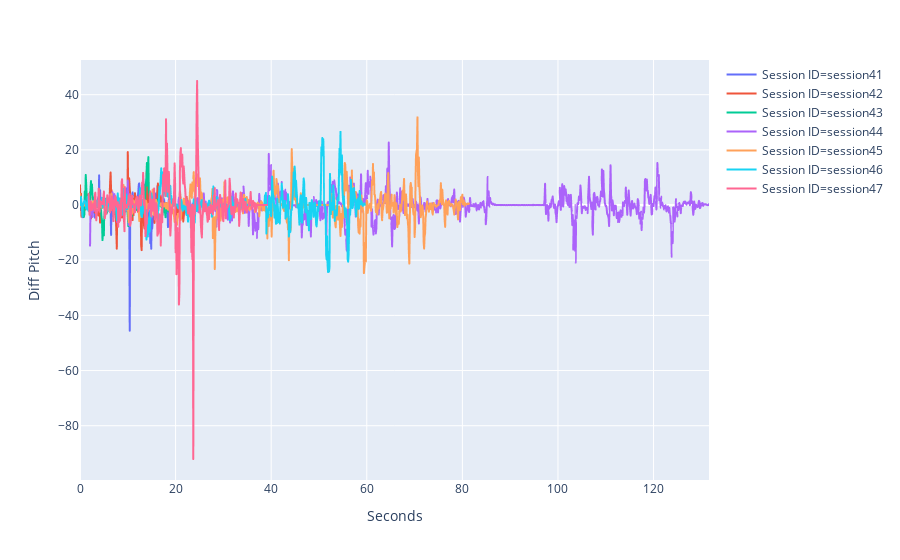

The cell this chart's notebook holds for it:
### Code cell
fig = px.line(df, x="Seconds", y="Diff Pitch", color="Session ID")
fig.show()

### Figure 1 — Plotly figure (JSON) as saved in the notebook; plotly's stock layout.template omitted (floating-point values rounded to 4 significant figures; data arrays with more than 128 entries replaced by an {"elided": "..."} marker saying what was removed)
{"data": [{"hoverlabel": {"namelength": 0}, "hovertemplate": "Session ID=session41<br>Seconds=%{x}<br>Diff Pitch=%{y}", "legendgroup": "Session ID=session41", "line": {"color": "#636efa", "dash": "solid"}, "mode": "lines", "name": "Session ID=session41", "showlegend": true, "type": "scattergl", "x": {"elided": "197 float values"}, "xaxis": "x", "y": {"elided": "197 float values"}, "yaxis": "y"}, {"hoverlabel": {"namelength": 0}, "hovertemplate": "Session ID=session42<br>Seconds=%{x}<br>Diff Pitch=%{y}", "legendgroup": "Session ID=session42", "line": {"color": "#EF553B", "dash": "solid"}, "mode": "lines", "name": "Session ID=session42", "showlegend": true, "type": "scattergl", "x": {"elided": "230 float values"}, "xaxis": "x", "y": {"elided": "230 float values"}, "yaxis": "y"}, {"hoverlabel": {"namelength": 0}, "hovertemplate": "Session ID=session43<br>Seconds=%{x}<br>Diff Pitch=%{y}", "legendgroup": "Session ID=session43", "line": {"color": "#00cc96", "dash": "solid"}, "mode": "lines", "name": "Session ID=session43", "showlegend": true, "type": "scattergl", "x": {"elided": "196 float values"}, "xaxis": "x", "y": {"elided": "196 float values"}, "yaxis": "y"}, {"hoverlabel": {"namelength": 0}, "hovertemplate": "Session ID=session44<br>Seconds=%{x}<br>Diff Pitch=%{y}", "legendgroup": "Session ID=session44", "line": {"color": "#ab63fa", "dash": "solid"}, "mode": "lines", "name": "Session ID=session44", "showlegend": true, "type": "scattergl", "x": {"elided": "1296 float values"}, "xaxis": "x", "y": {"elided": "1296 float values"}, "yaxis": "y"}, {"hoverlabel": {"namelength": 0}, "hovertemplate": "Session ID=session45<br>Seconds=%{x}<br>Diff Pitch=%{y}", "legendgroup": "Session ID=session45", "line": {"color": "#FFA15A", "dash": "solid"}, "mode": "lines", "name": "Session ID=session45", "showlegend": true, "type": "scattergl", "x": {"elided": "815 float values"}, "xaxis": "x", "y": {"elided": "815 float values"}, "yaxis": "y"}, {"hoverlabel": {"namelength": 0}, "hovertemplate": "Session ID=session46<br>Seconds=%{x}<br>Diff Pitch=%{y}", "legendgroup": "Session ID=session46", "line": {"color": "#19d3f3", "dash": "solid"}, "mode": "lines", "name": "Session ID=session46", "showlegend": true, "type": "scattergl", "x": {"elided": "597 float values"}, "xaxis": "x", "y": {"elided": "597 float values"}, "yaxis": "y"}, {"hoverlabel": {"namelength": 0}, "hovertemplate": "Session ID=session47<br>Seconds=%{x}<br>Diff Pitch=%{y}", "legendgroup": "Session ID=session47", "line": {"color": "#FF6692", "dash": "solid"}, "mode": "lines", "name": "Session ID=session47", "showlegend": true, "type": "scattergl", "x": {"elided": "374 float values"}, "xaxis": "x", "y": {"elided": "374 float values"}, "yaxis": "y"}], "layout": {"legend": {"tracegroupgap": 0}, "margin": {"t": 60}, "xaxis": {"anchor": "y", "domain": [0, 1], "title": {"text": "Seconds"}}, "yaxis": {"anchor": "x", "domain": [0, 1], "title": {"text": "Diff Pitch"}}}}
